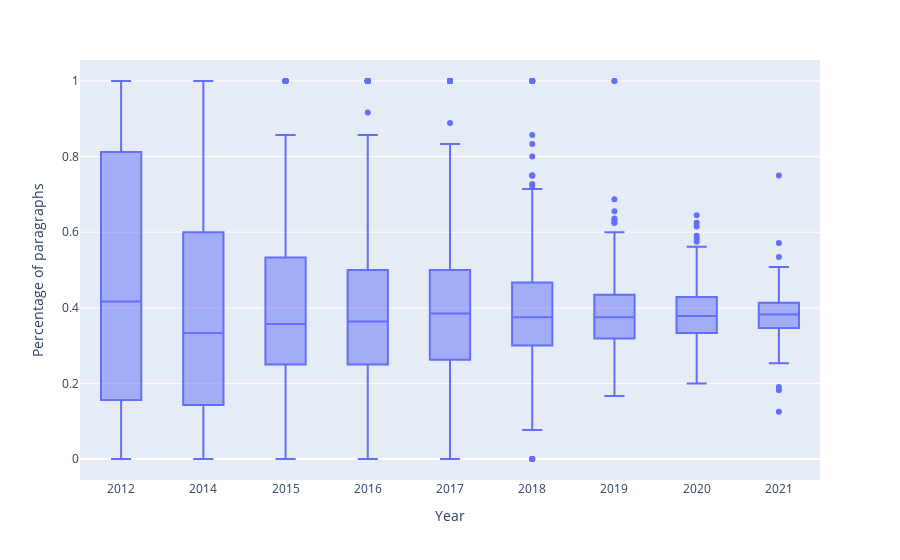

Notebook code for this chart:
### Code cell
# Boxplots of daily relative occurrences of endo-community over time
df['year'] = df['date'].apply(lambda x: str(x).split('-')[0])
fig = px.box(df, x="year", y='endo_comm_rel')
fig.update_xaxes(title='Year')
fig.update_yaxes(title='Percentage of paragraphs')
fig.show()

### Figure 1 — Plotly figure (JSON) as saved in the notebook; plotly's stock layout.template omitted (floating-point values rounded to 4 significant figures; data arrays with more than 128 entries replaced by an {"elided": "..."} marker saying what was removed)
{"data": [{"alignmentgroup": "True", "hovertemplate": "year=%{x}<br>endo_comm_rel=%{y}<extra></extra>", "legendgroup": "", "marker": {"color": "#636efa"}, "name": "", "notched": false, "offsetgroup": "", "orientation": "v", "showlegend": false, "type": "box", "x": {"elided": "2597 str values"}, "x0": " ", "xaxis": "x", "y": {"elided": "2597 float values"}, "y0": " ", "yaxis": "y"}], "layout": {"autosize": true, "boxmode": "group", "legend": {"tracegroupgap": 0}, "margin": {"t": 60}, "xaxis": {"anchor": "y", "autorange": true, "domain": [0, 1], "range": [-0.5, 8.5], "title": {"text": "Year"}, "type": "category"}, "yaxis": {"anchor": "x", "autorange": true, "domain": [0, 1], "range": [-0.05556, 1.056], "title": {"text": "Percentage of paragraphs"}, "type": "linear"}}}
